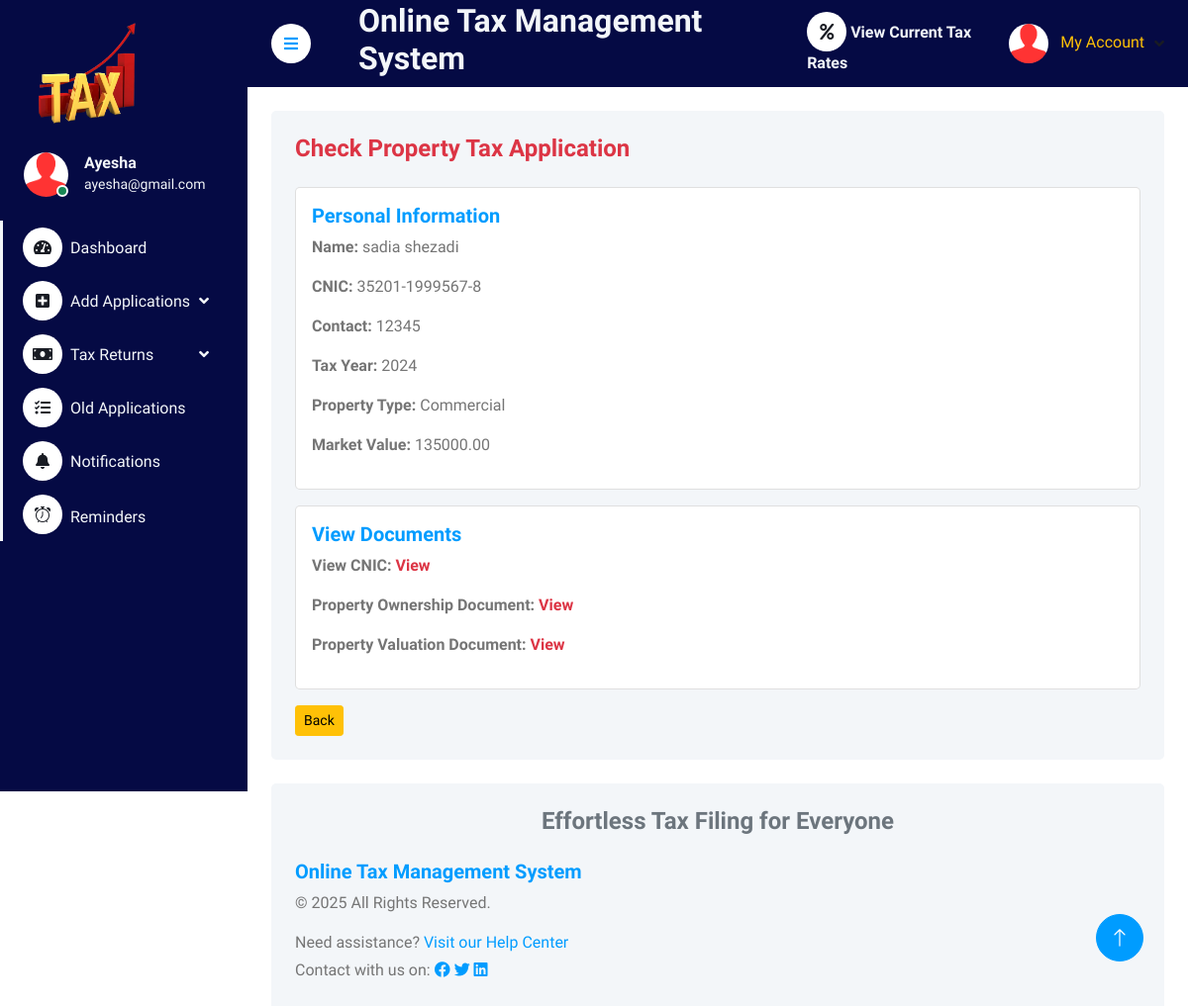
/user/view_propertytax.php?editid=27 (signed in), run on the app's committed database.
### tables this page shows
CREATE TABLE `tbluser` (
  `ID` int(5) NOT NULL,
  `FullName` varchar(250) DEFAULT NULL,
  `MobileNumber` bigint(10) DEFAULT NULL,
  `Email` varchar(250) DEFAULT NULL,
  `Password` varchar(250) DEFAULT NULL,
  `RegDate` timestamp NULL DEFAULT current_timestamp()
);

CREATE TABLE `tblpropertytax` (
  `id` int(11) NOT NULL,
  `UserID` varchar(255) NOT NULL,
  `cnic` varchar(20) NOT NULL,
  `name` varchar(255) NOT NULL,
  `property_type` varchar(100) NOT NULL,
  `market_value` decimal(65,2) DEFAULT NULL,
  `tax_amount` decimal(20,2) DEFAULT NULL,
  `tax_year` year(4) DEFAULT NULL,
  `address` text NOT NULL,
  `contact` varchar(15) NOT NULL,
  `status` varchar(50) NOT NULL,
  `File1` varchar(255) NOT NULL,
  `File2` varchar(255) NOT NULL,
  `File3` varchar(255) NOT NULL,
  `created_at` timestamp NOT NULL DEFAULT current_timestamp()
);

### user/view_propertytax.php (the view, shortened to what this page needs)
<?php
include('includes/dbconnection.php');
if (strlen($_SESSION['ocasuid']) == 0) {
    header('location:logout.php');
} else {
?>
<!DOCTYPE html>
<html lang="en">
<head>
    <link href="https://cdnjs.cloudflare.com/ajax/libs/font-awesome/5.10.0/css/all.min.css" rel="stylesheet">
    <link href="https://cdn.jsdelivr.net/npm/bootstrap-icons@1.4.1/font/bootstrap-icons.css" rel="stylesheet">
    <link href="lib/owlcarousel/assets/owl.carousel.min.css" rel="stylesheet">
    <link href="lib/tempusdominus/css/tempusdominus-bootstrap-4.min.css" rel="stylesheet" />
    <link href="css/bootstrap.min.css" rel="stylesheet">
    <link href="css/style.css" rel="stylesheet">
</head>
<body>
    <div class="container-fluid position-relative bg-white d-flex p-0">
        <?php include_once('includes/sidebar.php'); ?>
        <div class="content">
            <?php include_once('includes/header.php'); ?>
            <div class="container-fluid pt-4 px-4">
                <div class="row g-4">
                    <div class="col-sm-12">
                        <div class="bg-light rounded h-100 p-4">
                            <h4 class="mb-4 text-danger">Check Property Tax Application</h4>
                            <?php
                            $eid = $_GET['editid'];
                            $sql = "SELECT * FROM tblpropertytax WHERE ID=:eid";
                            $query = $dbh->prepare($sql);
                            $query->bindParam(':eid', $eid, PDO::PARAM_STR);
                            $query->execute();
                            $results = $query->fetchAll(PDO::FETCH_OBJ);
                            if ($query->rowCount() > 0) {
                                foreach ($results as $row) {
                            ?>
                            <div class="row">
                                <div class="col-md-12">
                                    <div class="card mb-3">
                                        <div class="card-body">
                                            <h5 class="card-title text-primary">Personal Information</h5>
                                            <p><strong>Name:</strong> <?php echo htmlentities($row->name); ?></p>
                                            <p><strong>CNIC:</strong> <?php echo htmlentities($row->cnic); ?></p>
                                            <p><strong>Contact:</strong> <?php echo htmlentities($row->contact); ?></p>
                                            <p><strong>Tax Year:</strong> <?php echo htmlentities($row->tax_year); ?></p>
                                            <p><strong>Property Type:</strong> <?php echo htmlentities($row->property_type); ?></p>
                                            <p><strong>Market Value:</strong> <?php echo htmlentities($row->market_value); ?></p>
                                        </div>
                                    </div>
                                </div>
                                <div class="col-md-12">
                                    <div class="card mb-3">
                                        <div class="card-body">
                                            <h5 class="card-title text-primary">View Documents</h5>
                                            <p><strong>View CNIC:</strong> <a href="../user/folder1/<?php echo $row->File1; ?>" target="_blank" class="text-danger"><strong>View</strong></a></p>
                                            <p><strong>Property Ownership Document:</strong> <a href="../user/folder2/<?php echo $row->File2; ?>" target="_blank" class="text-danger"><strong>View</strong></a></p>
                                            <p><strong>Property Valuation Document:</strong> <a href="../user/folder3/<?php echo $row->File3; ?>" target="_blank" class="text-danger"><strong>View</strong></a></p>
                                        </div>
                                    </div>
                                </div>
                            </div>
                            <a class="btn btn-sm btn-warning" href="manageincometax.php?editid=<?php echo htmlentities($row->ID); ?>">Back</a>
                            <?php
                                }
                            } else {
                                echo "<p class='text-danger'>No record found.</p>";
                            }
                            ?>
                        </div>
                    </div>
                </div>
            </div>
            <?php include_once('includes/footer.php'); ?>
        </div>
        <?php include_once('includes/back-totop.php'); ?>
    </div>
</body>
</html>
<?php } ?>

### user/includes/sidebar.php (shortened to what this page needs)
<div class="sidebar pe-4 pb-3" style="background-color: #050A44;">
    <nav class="navbar bg-transparent navbar-light">
        <a href="dashboard.php" class="navbar-brand mx-4 mb-3">
            <img src="../assets/img/logo1.png" alt="Logo" style="height: 120px; width: 130px;">
        </a>
        <div class="d-flex align-items-center ms-4 mb-4">
            <div class="position-relative">
                <img class="rounded-circle" src="img/user.jpg" alt="User" style="width: 45px; height: 45px;">
                <div class="bg-success rounded-circle border border-2 border-white position-absolute end-0 bottom-0 p-1"></div>
            </div>
            <div class="ms-3 text-light">
                <?php
                $uid=$_SESSION['ocasuid'];
                $sql="SELECT * FROM tbluser WHERE ID=:uid";
                $query = $dbh->prepare($sql);
                $query->bindParam(':uid', $uid, PDO::PARAM_STR);
                $query->execute();
                $results=$query->fetchAll(PDO::FETCH_OBJ);
                if ($query->rowCount() > 0) {
                    foreach ($results as $row) {
                ?>
                <h6 class="mb-0 text-light"><?php echo $row->FullName; ?></h6>
                <small><?php echo $row->Email; ?></small>
                <?php }} ?>
            </div>
        </div>
        <div class="navbar-nav w-100 text-light">
            <a href="dashboard.php" class="nav-item nav-link text-light"><i class="fa fa-tachometer-alt me-2 text-dark"></i>Dashboard</a>
            <div class="nav-item dropdown">
                <a href="#" class="nav-link dropdown-toggle text-light" data-bs-toggle="dropdown"><i class="fas fa-plus-square me-2 text-dark"></i>Add Applications</a>
            </div>
            <div class="nav-item dropdown">
                <a href="#" class="nav-link dropdown-toggle text-light" data-bs-toggle="dropdown"><i class="fa fa-money-bill me-2 text-dark"></i>Tax Returns</a>
            </div>
            <div class="nav-item dropdown">
                <a href="manageincometax.php" class="nav-link text-light"><i class="fas fa-tasks me-2 text-dark"></i>Old Applications</a>
            </div>
            <div class="nav-item">
                <a href="viewnotifications.php" class="nav-item nav-link text-light"><i class="fas fa-bell me-2 text-dark"></i>Notifications</a>
            </div>
            <div class="nav-item">
                <a href="view_Alerts.php" class="nav-item nav-link text-light"><i class="bi bi-alarm me-2 text-dark"></i>Reminders</a>
            </div>
        </div>
    </nav>
</div>

### user/includes/header.php (shortened to what this page needs)
<nav class="navbar navbar-expand sticky-top px-4 py-0" style="background-color: #050A44">
    <a href="#" class="sidebar-toggler flex-shrink-0 me-4">
        <i class="fa fa-bars"></i>
    </a>
    <h2 class="text-light ms-4">Online Tax Management System</h2>
    <div class="navbar-nav align-items-center ms-auto">
        <div class="nav-item">
            <a href="view_rates.php" class="nav-link fw-bold text-light"><i class="fas fa-percent text-dark"></i>
            View Current Tax Rates
            </a>
        </div>
        <div class="nav-item dropdown">
            <a href="#" class="nav-link dropdown-toggle" data-bs-toggle="dropdown">
                <img class="rounded-circle me-lg-2" src="img/user.jpg" alt="" style="width: 40px; height: 40px;">
                <?php
                $uid = $_SESSION['ocasuid'];
                $sql = "SELECT * from tbluser where ID=:uid";
                $query = $dbh->prepare($sql);
                $query->bindParam(':uid', $uid, PDO::PARAM_STR);
                $query->execute();
                $results = $query->fetchAll(PDO::FETCH_OBJ);
                $cnt = 1;
                if ($query->rowCount() > 0) {
                    foreach ($results as $row) {
                ?>
                <span class="d-none d-lg-inline-flex text-warning">My Account</span>
                <?php $cnt = $cnt + 1; }} ?>
            </a>
        </div>
    </div>
</nav>

### user/css/style.css (style rules this page uses)
:root { --primary: #009CFF; --light: #F3F6F9; --dark: #191C24; }
.btn { transition: .5s; }
.sidebar { position: fixed; top: 0; left: 0; bottom: 0; width: 250px; height: 100vh; overflow-y: auto; background: var(--light); transition: 0.5s; z-index: 999; }
.content { margin-left: 250px; min-height: 100vh; background: #FFFFFF; transition: 0.5s; }
@media (min-width: 992px) { .sidebar { margin-left: 0; } }
@media (min-width: 992px) { .content { width: calc(100% - 250px); } }
.sidebar .navbar .navbar-nav .nav-link { padding: 7px 20px; color: var(--dark); font-weight: 500; border-left: 3px solid var(--light); border-radius: 0 30px 30px 0; outline: none; }
.sidebar .navbar .navbar-nav .nav-link i { width: 40px; height: 40px; display: inline-flex; align-items: center; justify-content: center; background: #FFFFFF; border-radius: 40px; }
.sidebar .navbar .dropdown-toggle::after { position: absolute; top: 15px; right: 15px; border: none; content: "\f107"; font-family: "Font Awesome 5 Free"; font-weight: 900; transition: .5s; }
.content .navbar .navbar-nav .nav-link { margin-left: 25px; padding: 12px 0; color: var(--dark); outline: none; }
.content .navbar .sidebar-toggler, .content .navbar .navbar-nav .nav-link i { width: 40px; height: 40px; display: inline-flex; align-items: center; justify-content: center; background: #FFFFFF; border-radius: 40px; }
.content .navbar .dropdown-toggle::after { margin-left: 6px; vertical-align: middle; border: none; content: "\f107"; font-family: "Font Awesome 5 Free"; font-weight: 900; transition: .5s; }

### user/includes/sidebar.php (style rules this page uses)
.sidebar { min-height: 100vh; }

### data on the page
tbluser: FullName "Ayesha", Email "ayesha@gmail.com"
tblpropertytax: name "sadia shezadi", cnic "35201-1999567-8", contact "12345", tax_year "2024", property_type "Commercial", market_value "135000.00"
